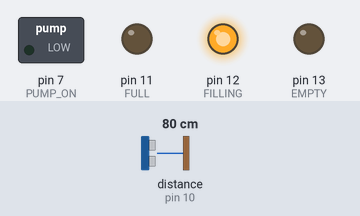
Bench run of a sketch on a simulated Arduino Uno, built with avr-gcc and run on an emulated ATmega328P. Shown: switched loads named in the sketch (green lamp = pin HIGH), output pins drawn as LEDs (lit = HIGH). Wiring (inferred from the names in the program): ultrasonic range finder: trigger pin 8; echo pin 10. The test bench sets the inputs (shaded band); at power-on: distance to the obstacle (sensor on pin 10) 80 cm. The echo pulse lasts 58.3 µs per cm; pins used as bus, display or sensor lines are not drawn; what the sketch prints to the serial monitor is not drawn.

Above: at 1.2 s.
1.3 s: distance to the obstacle (sensor on pin 10) set to 2 cm
At 2.5 s:
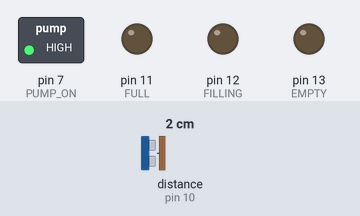
2.8 s: distance to the obstacle (sensor on pin 10) set to 6 cm
4.3 s: distance to the obstacle (sensor on pin 10) set to 9 cm
At 5.0 s:
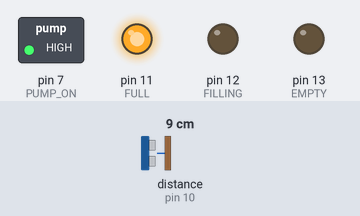
5.8 s: distance to the obstacle (sensor on pin 10) set to 28 cm
7.3 s: distance to the obstacle (sensor on pin 10) set to 34 cm
At 8.0 s:
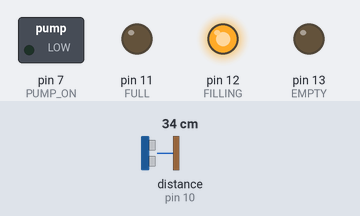
10.3 s: distance to the obstacle (sensor on pin 10) set to 4 cm
At 11.4 s:
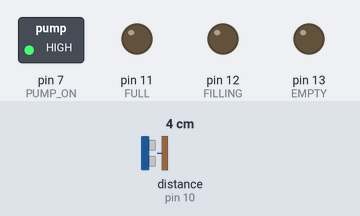
Timing chart, 0 to 12.8 s (numbered marks = the images above; inputs shaded):
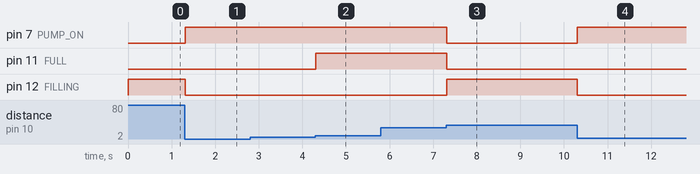

The sketch:

sketch_automized_pump.ino
```cpp
#define trigPin 8
#define echoPin 10
int FULL = 11;
int EMPTY = 13;
int FILLING = 12;
int PUMP_ON = 7;
void setup() {
  Serial.begin (9600);
  pinMode(trigPin, OUTPUT);
  pinMode(echoPin, INPUT);
  pinMode(FULL,OUTPUT);
  pinMode(EMPTY,OUTPUT);
  pinMode(FILLING,OUTPUT);
  pinMode(PUMP_ON,OUTPUT);
}

void loop() {
  float duration, distance;
  digitalWrite(trigPin, LOW);
  delayMicroseconds(2);
  digitalWrite(trigPin, HIGH);
  delayMicroseconds(10);
  digitalWrite(trigPin, LOW);
  duration = pulseIn(echoPin, HIGH);
  distance = (duration / 2) * 0.0344;

  int pinstatus = digitalRead(PUMP_ON);
  Serial.println(pinstatus);

  if (distance < 30 && distance > 7 && pinstatus == 1){
    digitalWrite(FULL,HIGH);
    Serial.println("Water leve is good");
    digitalWrite(PUMP_ON,HIGH);
    Serial.println(distance);
  }
  else if(distance>30){
    digitalWrite(PUMP_ON,LOW);
    digitalWrite(FULL,LOW);
    digitalWrite(FILLING,HIGH);
    Serial.println("Pump on");
  }
  else if(distance<8 && pinstatus==0){
    digitalWrite(PUMP_ON,HIGH);
    digitalWrite(FILLING,LOW);
    Serial.println("Pump off");
  }

}
```

Measured:
- the behaviour switches between 7 and 8 cm on distance to the obstacle (sensor on pin 10) (found by bisection; images 1 and 2)
- the behaviour switches between 30 and 31 cm on distance to the obstacle (sensor on pin 10) (found by bisection; images 2 and 3)
- after the input at 1.3 s, pin 7 (PUMP_ON): LOW → HIGH at once; pin 12 (FILLING): HIGH → LOW at once
- after the input at 4.3 s, pin 11 (FULL): LOW → HIGH at once
- after the input at 7.3 s, pin 7 (PUMP_ON), pin 11 (FULL): HIGH → LOW at once; pin 12 (FILLING): LOW → HIGH at once
- after the input at 10.3 s, pin 7 (PUMP_ON): LOW → HIGH at once; pin 12 (FILLING): HIGH → LOW at once
